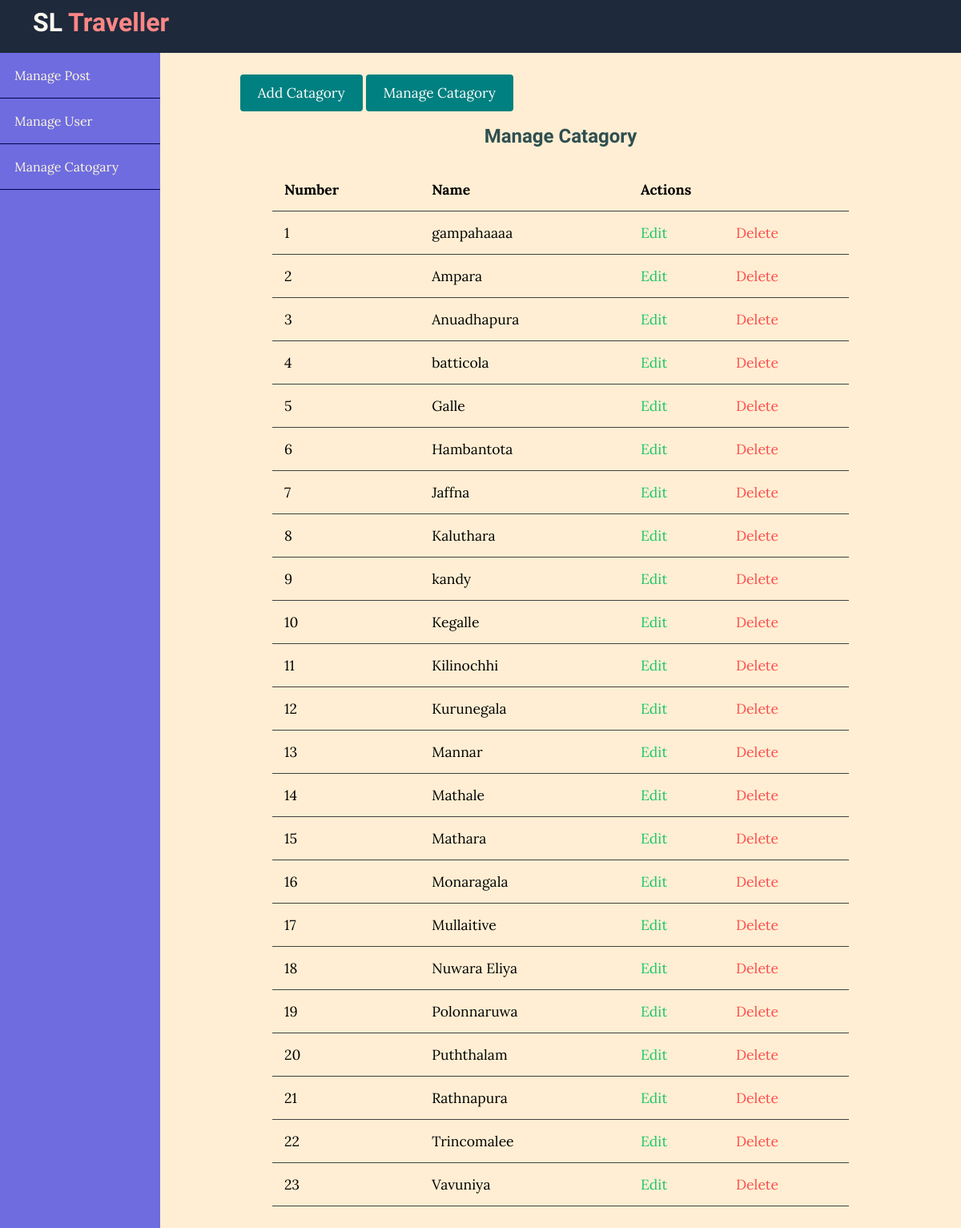
The app's page /admin/topics/index.php with its own data.
### tables this page shows
CREATE TABLE `topics` (
  `id` int(11) NOT NULL,
  `name` varchar(100) NOT NULL,
  `description` text NOT NULL
);

### app/controllers/topics.php (called while the page is built, shortened)
<?php
include(ROOT_PATH . "/app/database/db.php");
$table = 'topics';
$topics = selectAll($table);
?>

### app/database/db.php (called while the page is built, shortened)
<?php
require('connect.php');
    function selectAll($table, $conditions =[])
    {
        global $conn;
        $sql=" SELECT * FROM $table";
        if(empty($conditions))
        {
            $stmt= $conn->prepare($sql);
            $stmt->execute();
            $records =$stmt->get_result()->fetch_all(MYSQLI_ASSOC);
            return $records;
        }
    }
?>

### admin/topics/index.php (the view, shortened to what this page needs)
<?php include(ROOT_PATH . "/app/controllers/topics.php");
?>
<!DOCTYPE html>
<html lang="en">
<head>
    <link rel="stylesheet" href="../../assets/css/style.css">
    <link rel="stylesheet" href="../../assets/css/admin.css">
</head>
<body>
    <?php include("../../app/includes/adminHeader.php") ?>
    <div class="admin-wrapper">
        <?php include("../../app/includes/adminSidebar.php") ?>
             <div class="admin-content">
<div class="button-group">
    <a href="create.php" class="btn btn-big">Add Catagory</a>
    <a href="index.php" class="btn btn-big">Manage Catagory</a>
</div>
<div class="content">
    <h2 class="page-title">Manage Catagory</h2>
    <table>
        <thead>
            <th>Number</th>
            <th>Name</th>
            <th colspan="2">Actions</th>
        </thead>
        <tbody>
            <?php foreach ($topics as $key => $topic): ?>
                <tr>
                    <td> <?php echo $key +1; ?> </td>
                    <td><?php echo $topic['name']; ?></td>
                    <td><a href="edit.php?id=<?php echo $topic ['id']; ?>" class="edit">Edit</a></td>
                    <td><a href="index.php?del_id=<?php echo $topic ['id']; ?>" class="delete">Delete</a></td>
                </tr>
            <?php endforeach; ?>
        </tbody>
    </table>
</div>
</div>
    </div>
</body>
</html>

### assets/css/style.css (style rules this page uses)
* { box-sizing: border-box; }
html,body { background: url('../../img/bg.jpg') no-repeat center center fixed; height: 100%; padding: 0px; margin:0px; background-size: cover; font-family: 'Lora',serif; }
h1,h2,h3,h4,h5,h6 { font-family: 'candal',serif; color: darkslategray; margin: 5px; }
a { text-decoration: none; color: inherit; }
.btn { padding: .5rem 1rem; background: teal; color: white; border: 1px solid transparent; border-radius: .25rem; font-size: 1.08em; font-family: 'Lora',serif ; }
.btn-big { padding: .7rem 1.3rem; line-height: 1.13rem; }
.content { width: 90%; margin: 30px auto 30px; }

### assets/css/admin.css (style rules this page uses)
html,body { background: rgb(255, 238, 211) !important; }
.admin-wrapper { display: flex; height: calc(100% - 66px); }
.admin-wrapper .admin-content { flex: 8; height: 100%; padding: 40px 100px 100px; overflow-y: scroll; }
.admin-content .page-title { text-align: center; margin-bottom: 1.6rem; }
table { width: 100%; border-collapse: collapse; font-size: 1.1rem; }
th, td { padding: 15px; text-align: left; border-bottom: 1px solid rgb(65, 64, 64); }
.edit { color: rgb(29, 197, 104); }
.delete { color: rgb(255, 77, 77); }

### records on screen
topics: name "gampahaaaa"
topics: name "Ampara"
topics: name "Anuadhapura"
topics: name "batticola"
topics: name "Galle"
topics: name "Hambantota"
topics: name "Jaffna"
topics: name "Kaluthara"
topics: name "kandy"
topics: name "Kegalle"
topics: name "Kilinochhi"
topics: name "Kurunegala"
topics: name "Mannar"
topics: name "Mathale"
topics: name "Mathara"
topics: name "Monaragala"
topics: name "Mullaitive"
topics: name "Nuwara Eliya"
topics: name "Polonnaruwa"
topics: name "Puththalam"
topics: name "Rathnapura"
topics: name "Trincomalee"
topics: name "Vavuniya"
